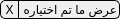
<?xml version="1.0" encoding="UTF-8"?>
<ui version="4.0">
 <class>SelectedFilterWidget</class>
 <widget class="QWidget" name="SelectedFilterWidget">
  <property name="geometry">
   <rect>
    <x>0</x>
    <y>0</y>
    <width>108</width>
    <height>18</height>
   </rect>
  </property>
  <property name="sizePolicy">
   <sizepolicy hsizetype="Maximum" vsizetype="Maximum">
    <horstretch>0</horstretch>
    <verstretch>0</verstretch>
   </sizepolicy>
  </property>
  <property name="windowTitle">
   <string>Form</string>
  </property>
  <property name="layoutDirection">
   <enum>Qt::RightToLeft</enum>
  </property>
  <property name="styleSheet">
   <string notr="true">QToolButton:hove
{
	background-color: rgb(255, 170, 127);
}</string>
  </property>
  <layout class="QHBoxLayout" name="horizontalLayout">
   <property name="spacing">
    <number>0</number>
   </property>
   <property name="margin">
    <number>0</number>
   </property>
   <item>
    <widget class="QLabel" name="label">
     <property name="sizePolicy">
      <sizepolicy hsizetype="Minimum" vsizetype="Minimum">
       <horstretch>0</horstretch>
       <verstretch>0</verstretch>
      </sizepolicy>
     </property>
     <property name="styleSheet">
      <string notr="true">border:1px solid black;
border-left:0px solid black;
border-top-right-radius:5px;
border-bottom-right-radius:5px;</string>
     </property>
     <property name="text">
      <string>عرض ما تم اختياره</string>
     </property>
    </widget>
   </item>
   <item>
    <widget class="QToolButton" name="toolButton">
     <property name="styleSheet">
      <string notr="true">border:1px solid black;
border-top-left-radius:5px;
border-bottom-left-radius:5px;</string>
     </property>
     <property name="text">
      <string>X</string>
     </property>
    </widget>
   </item>
  </layout>
 </widget>
 <resources/>
 <connections/>
</ui>
